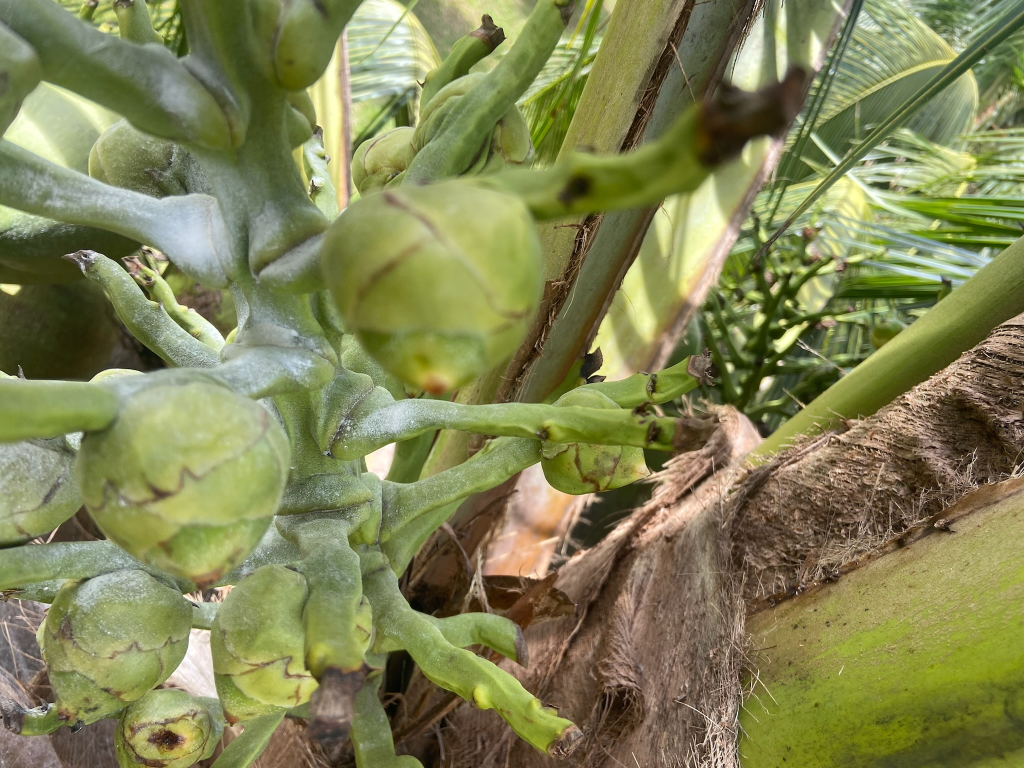
#> input picture DATASETS_ORGANIZED/train/not_pollinated/IMG_3651.jpg, 2048 x 1536 px (shown at 1/2 size); its folder holds 3 pictures in this run
$ python make_dataset_board.py
#> lines starting #> are read from the running program, lines starting #| are printed output that depends on the picture; pictures that were not available may be replaced by others from this repository, and a replacement may not be noted
from PIL import Image, ImageDraw, ImageFont
import os

root = 'DATASETS_ORGANIZED'
classes = ['not_pollinated', 'pollinated', 'pollinating']
selected = []

for c in classes:
    folder = os.path.join(root, 'train', c)
    files = [os.path.join(folder, f) for f in os.listdir(folder) if f.lower().endswith(('.jpg', '.jpeg', '.png'))][:6]
    selected.extend(files)
#> pass 2 of the loop `for c in classes:`:
#> pass 3 of the loop `for c in classes:`:

canvas = Image.new('RGB', (2000, 1100), (255, 255, 255))
#> canvas: PIL image 2000x1100 RGB; every value is 255
draw = ImageDraw.Draw(canvas)

try:
    title_font = ImageFont.truetype('C:/Windows/Fonts/arial.ttf', 38)
    sub_font = ImageFont.truetype('C:/Windows/Fonts/arial.ttf', 22)
except Exception:
    title_font = ImageFont.load_default()
    sub_font = ImageFont.load_default()

draw.text((50, 30), 'Sample Dataset Images for Pollination Classification', fill=(0, 0, 0), font=title_font)

y = 100
x = 50
count = 0

for img_path in selected:
    img = Image.open(img_path).convert('RGB')
#> img is the input picture: PIL image 2048x1536 RGB; mean R, G, B 129.3, 131.3, 84.6
    img = img.resize((300, 220))
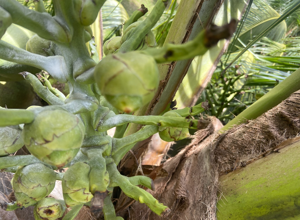
#> img: PIL image 300x220 RGB; mean R, G, B 129.3, 131.3, 84.6
    canvas.paste(img, (x, y))
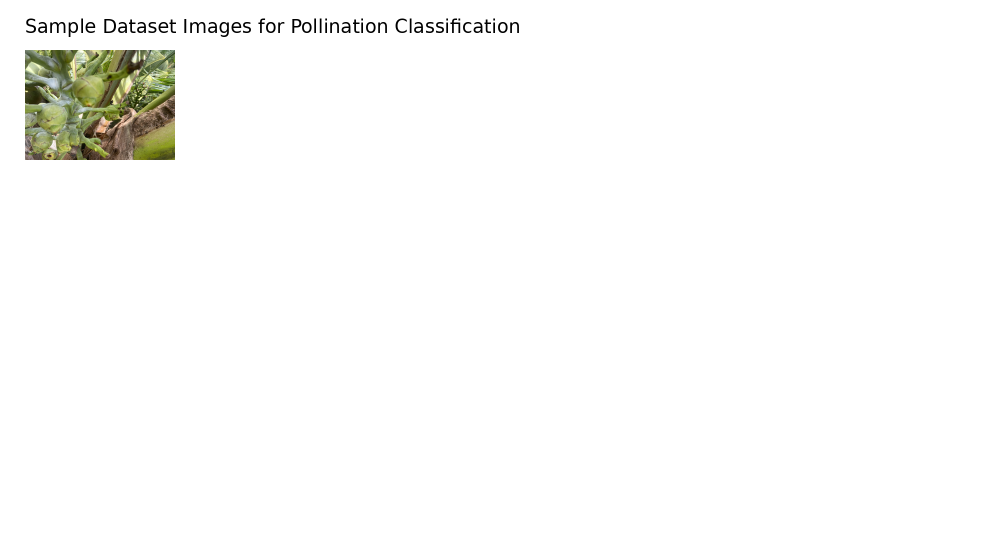
#> canvas: PIL image 2000x1100 RGB (shown at 1/2 size); mean R, G, B 250.3, 250.4, 249
    label = os.path.basename(os.path.dirname(img_path))
    draw.rounded_rectangle((x, y + 220, x + 300, y + 255), radius=8, fill=(240, 240, 240))
    draw.text((x + 10, y + 225), label, fill=(0, 0, 0), font=sub_font)
    x += 340
    count += 1
    if count == 4:
        x = 50
        y += 320
        count = 0
#> pass 2 of the loop `for img_path in selected:`:
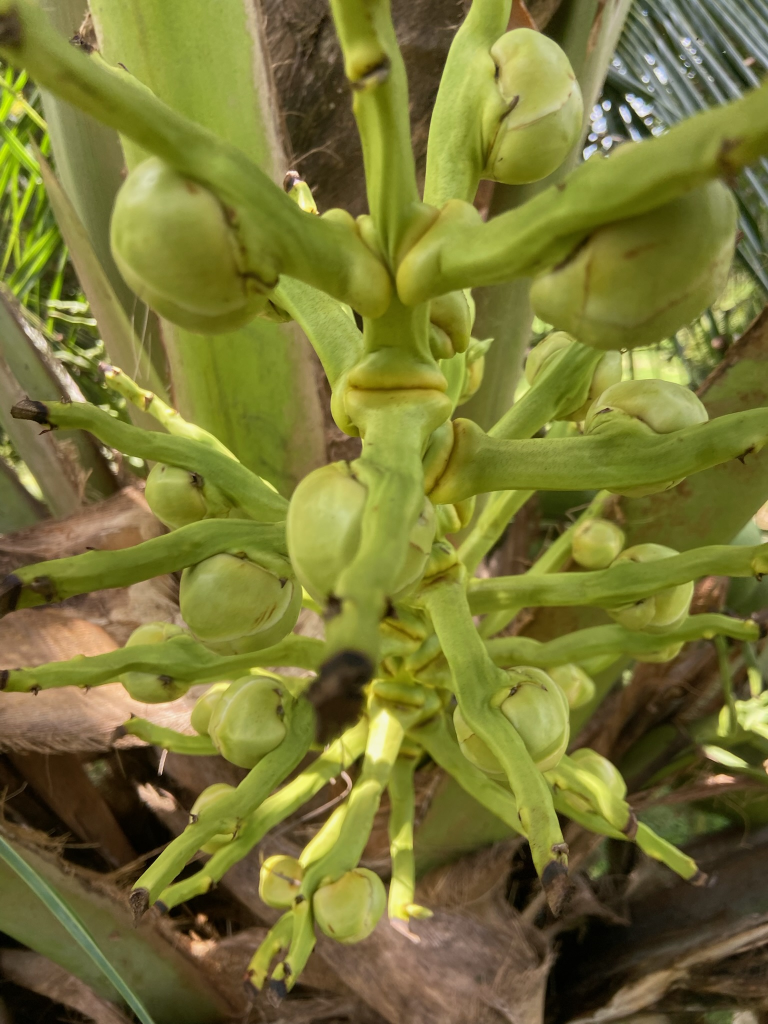
#> input picture DATASETS_ORGANIZED/train/not_pollinated/IMG_3799.jpg, 1536 x 2048 px (shown at 1/2 size)
#> img is the input picture: PIL image 1536x2048 RGB; mean R, G, B 120, 117.8, 53.6
#> `img = img.resize((300, 220))`:
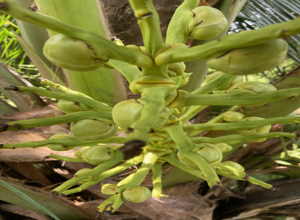
#> img: PIL image 300x220 RGB; mean R, G, B 120, 117.8, 53.6
#> `canvas.paste(img, (x, y))`:
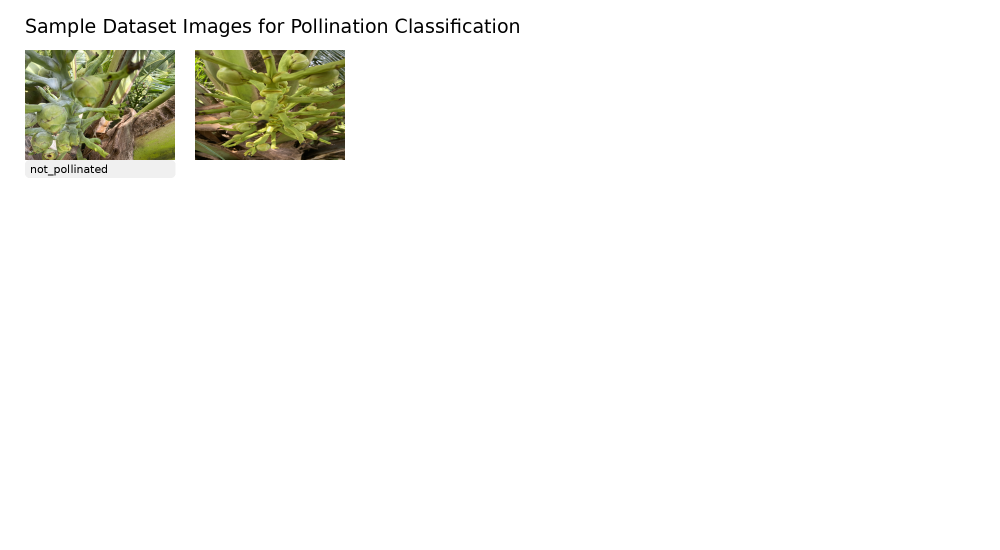
#> canvas: PIL image 2000x1100 RGB (shown at 1/2 size); mean R, G, B 246.1, 246.1, 242.8
#> pass 3 of the loop `for img_path in selected:`:
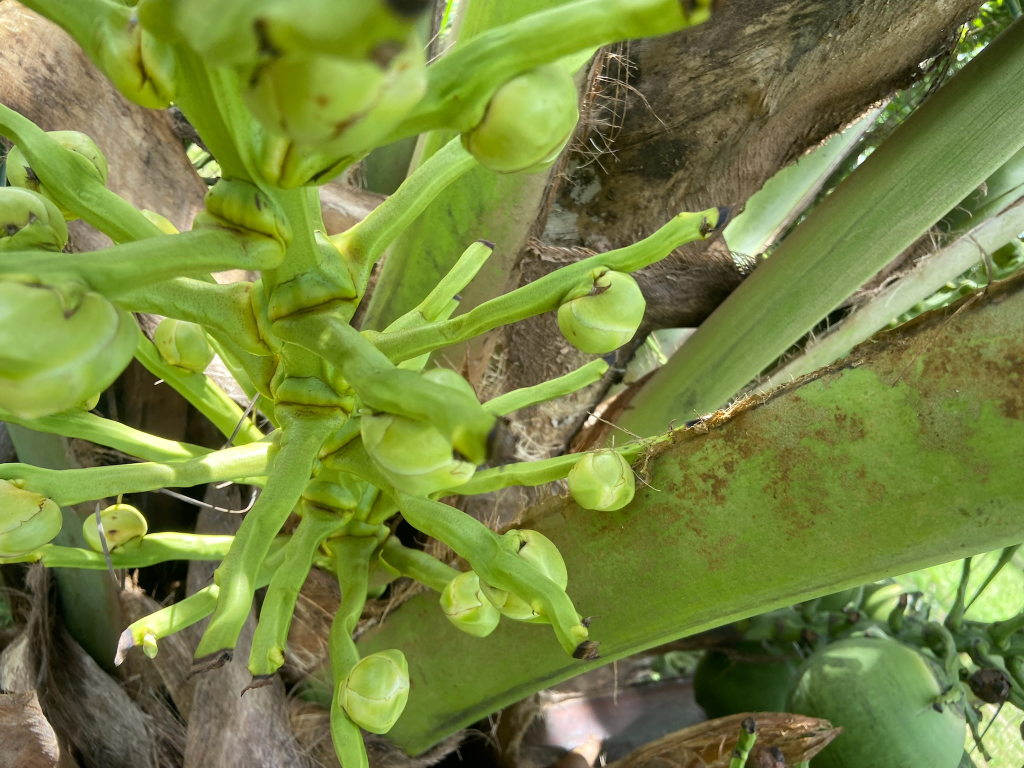
#> input picture DATASETS_ORGANIZED/train/not_pollinated/IMG_3833.jpg, 2048 x 1536 px (shown at 1/2 size)
#> img is the input picture: PIL image 2048x1536 RGB; mean R, G, B 118.3, 132.7, 63.9
#> `img = img.resize((300, 220))`:
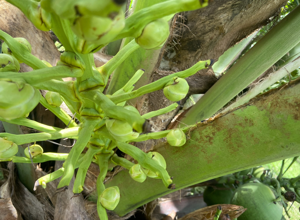
#> img: PIL image 300x220 RGB; mean R, G, B 118.3, 132.7, 63.9
#> `canvas.paste(img, (x, y))`:
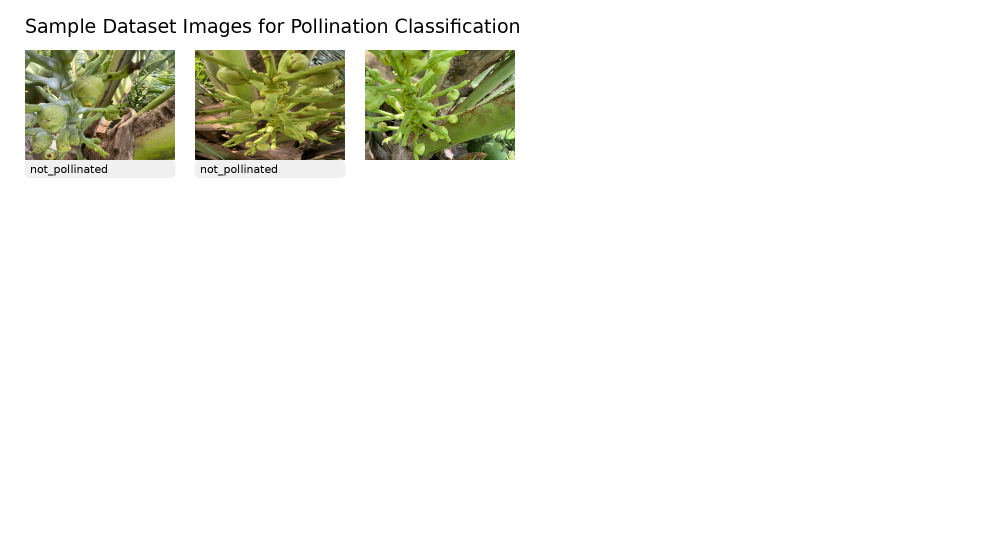
#> canvas: PIL image 2000x1100 RGB (shown at 1/2 size); mean R, G, B 241.9, 242.3, 236.9
#> the loop made 5 passes; the first 3 are shown

canvas.save('dataset_photo_board.png')
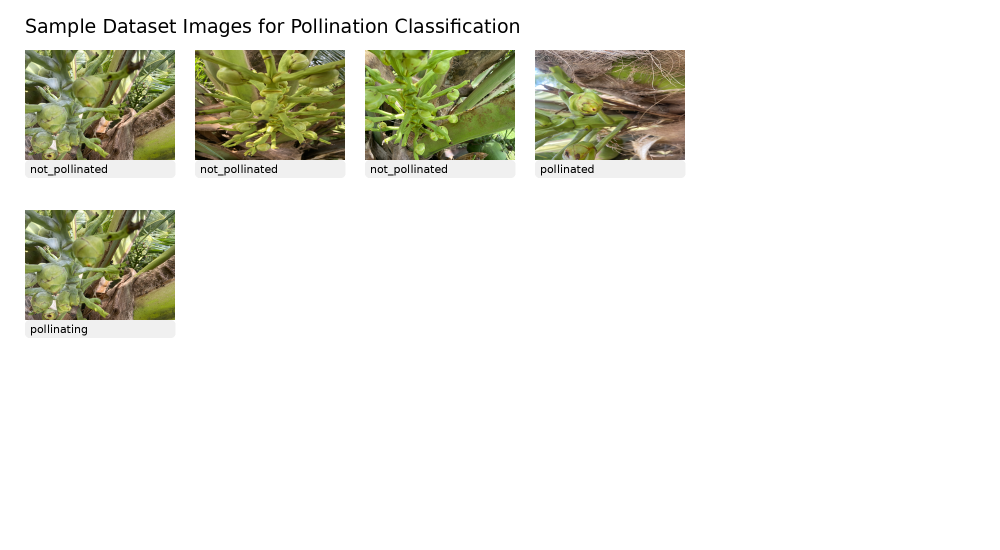
#> saved as dataset_photo_board.png: PIL image 2000x1100 RGB (shown at 1/2 size); mean R, G, B 234, 234.3, 226.5
print('Saved dataset_photo_board.png')
